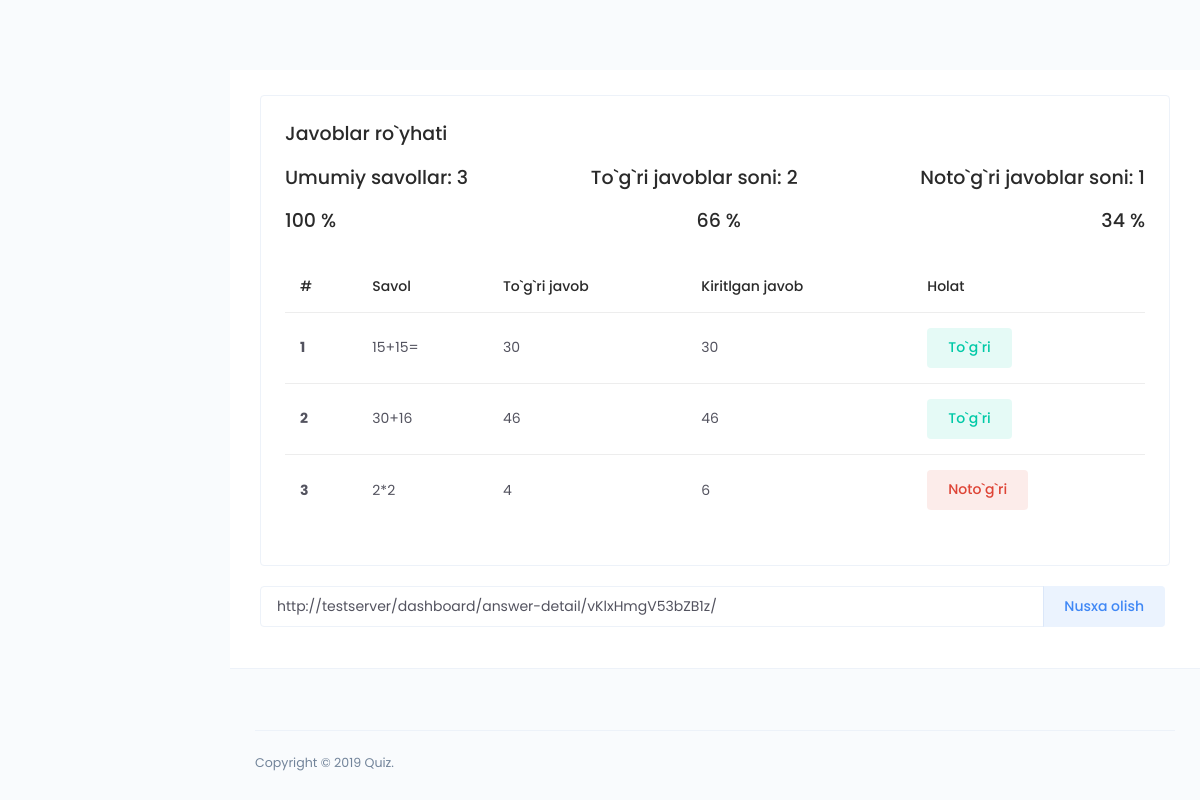
/dashboard/answer-detail/vKlxHmgV53bZB1z/, run on the app's committed database.
### main/models.py (models this page shows, shortened)
class CodeGenerate(models.Model):
    code = models.CharField(max_length=255, blank=True,unique=True)
    class Meta:
        abstract = True

class AnswerDetail(CodeGenerate):
    answer = models.ForeignKey(Answer, on_delete=models.CASCADE)
    question = models.ForeignKey(Question ,on_delete=models.CASCADE)
    user_answer = models.ForeignKey(Option, on_delete=models.CASCADE)
    @property
    def is_correct(self):
        return self.user_answer == self.question.correct_answer

class Question(CodeGenerate):
    name = models.TextField()
    quiz = models.ForeignKey(Quiz, on_delete=models.CASCADE)
    def __str__(self):
        return self.name
    @property
    def correct_answer(self):
        return Option.objects.get(question=self, is_correct=True)

class Option(CodeGenerate):
    name = models.CharField(max_length=255)
    question = models.ForeignKey(Question, on_delete=models.CASCADE)
    is_correct = models.BooleanField(default=False)

### dashboard/views.py (the view)
# urls.py: path('answer-detail/<str:code>/', views.answer_detail, name='answer_detail'),
def answer_detail(request, code):
    answer = models.Answer.objects.get(code=code)
    details = models.AnswerDetail.objects.filter(answer=answer)
    correct = 0
    in_correct = 0
    for detatil in details:
        if detatil.is_correct:
            correct +=1
        else:
            in_correct +=1
    correct_percentage = int(correct * 100 / details.count())
    in_correct_percentage = 100 - correct_percentage
    context = {
        'answer':answer,
        'details':details,
        'correct':correct,
        'in_correct':in_correct,
        'total':details.count(),
        'correct_percentage':int(correct_percentage),
        'in_correct_percentage':in_correct_percentage,
    }
    return render(request, 'answer/detail.html', context)

### templates/answer/detail.html (shortened to what this page needs)
{% extends 'base.html' %}
{% load static %}
{% block content %}
         <div class="main-content">
            <div class="page-header no-gutters">
                <div class="card">
                    <div class="card-body">
                        <div class="d-flex align-items-center justify-content-between m-b-15">
                            <h4 class="m-b-0">Javoblar ro`yhati</h4>
                        </div>
                        <div class="d-flex align-items-center justify-content-between m-b-15">
                            <h4 class="m-b-0">Umumiy savollar: {{total}}</h4>
                            <h4 class="m-b-0">To`g`ri javoblar soni: {{correct}}</h4>
                            <h4 class="m-b-0">Noto`g`ri javoblar soni: {{in_correct}}</h4>
                        </div>
                        <div class="d-flex align-items-center justify-content-between m-b-15">
                            <h4 class="m-b-0">100 %</h4>
                            <h4 class="m-b-0">{{correct_percentage}} %</h4>
                            <h4 class="m-b-0">{{in_correct_percentage}} %</h4>
                        </div>
                        <div class="m-t-25">
                            <div class="table-responsive">
                                <table class="table">
                                    <thead>
                                        <tr>
                                            <th scope="col">#</th>
                                            <th scope="col">Savol</th>
                                            <th scope="col">To`g`ri javob</th>
                                            <th scope="col">Kiritlgan javob</th>
                                            <th scope="col">Holat</th>
                                        </tr>
                                    </thead>
                                    <tbody>
                                        {% for d in details %}
                                        <tr>
                                            <th scope="row">{{forloop.counter}}</th>
                                            <td>{{d.question}}</td>
                                            <td>{{d.question.correct_answer.name}}</td>
                                            <td>{{d.user_answer.name}}</td>
                                            {% if d.is_correct %}
                                            <td><button class="btn btn-success btn-tone m-r-5">To`g`ri</button></td>
                                            {% else %}
                                            <td><button class="btn btn-danger btn-tone m-r-5">Noto`g`ri</button></td>
                                            {% endif %}
                                        </tr>
                                        {% endfor %}
                                    </tbody>
                                </table>
                            </div>
                        </div>
                    </div>
                </div>
                <div class="input-group mb-3">
                    <input type="text" class="form-control" value="{{request.build_absolute_uri}}" aria-label="Recipient's username" aria-describedby="basic-addon2" id="path">
                    <div class="input-group-append">
                        <button class="btn btn-primary btn-tone m-r-5" onclick="CopyText()">
                            Nusxa olish
                        </button>
                    </div>
                </div>
            </div>
        </div>
{% endblock %}

### data on the page
AnswerDetail: question "15+15=", question.correct_answer.name "30", user_answer.name "30", shows "To`g`ri"
AnswerDetail: question "30+16", question.correct_answer.name "46", user_answer.name "46", shows "To`g`ri"
AnswerDetail: question "2*2", question.correct_answer.name "4", user_answer.name "6", shows "Noto`g`ri"

### other printed values
{{ total }} "3"
{{ correct }} "2"
{{ in_correct }} "1"
{{ correct_percentage }} "66"
{{ in_correct_percentage }} "34"
